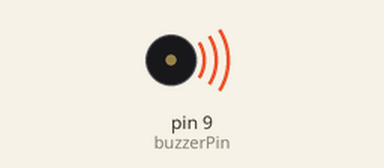
This sketch was run on a simulated Arduino Uno, built with avr-gcc and run on an emulated ATmega328P. Shown: buzzer (waves = sounding).

Above: at 0.1 s.
Timing chart, 0 to 1.6 s (numbered marks = the images above):
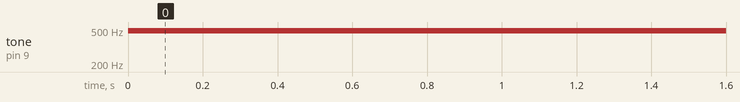

The sketch:

buzz.ino
```cpp
int buzzerPin = 9;
int i = 0;
void setup()  {
  // nothing happens in setup
}

void loop()  {

    // 127 means 50% duty cycle
    analogWrite(buzzerPin, 127);
    delay(i++%100);

}
```

Measured:
- by itself, tone on pin 9 (buzzerPin): silent → 490 Hz at 0.00 s
